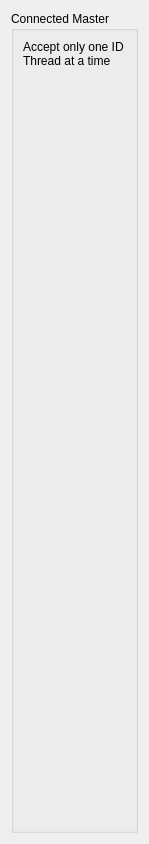
             <widget class="QWidget" name="scrollAreaWidgetContentsSingleThread">
              <property name="geometry">
               <rect>
                <x>0</x>
                <y>0</y>
                <width>131</width>
                <height>844</height>
               </rect>
              </property>
              <layout class="QHBoxLayout" name="horizontalLayoutSingleThread">
               <item>
                <widget class="QGroupBox" name="groupBoxSingleThread">
                 <property name="title">
                  <string>Connected Master</string>
                 </property>
                 <layout class="QVBoxLayout" name="verticalLayoutSingleThread">
                  <item>
                   <widget class="QLabel" name="labelSingleThread">
                    <property name="text">
                     <string>Accept only one ID Thread at a time</string>
                    </property>
                    <property name="wordWrap">
                     <bool>true</bool>
                    </property>
                   </widget>
                  </item>
                  <item>
                   <widget class="MdtGui::LabeledCheckbox" name="C_M_AXI_SINGLE_THREAD_1">
                    <property name="Hidden">
                     <bool>true</bool>
                    </property>
                   </widget>
                  </item>
                  <item>
                   <widget class="MdtGui::LabeledCheckbox" name="C_M_AXI_SINGLE_THREAD_2">
                    <property name="Hidden">
                     <bool>true</bool>
                    </property>
                   </widget>
                  </item>
                  <item>
                   <widget class="MdtGui::LabeledCheckbox" name="C_M_AXI_SINGLE_THREAD_3">
                    <property name="Hidden">
                     <bool>true</bool>
                    </property>
                   </widget>
                  </item>
                  <item>
                   <widget class="MdtGui::LabeledCheckbox" name="C_M_AXI_SINGLE_THREAD_4">
                    <property name="Hidden">
                     <bool>true</bool>
                    </property>
                   </widget>
                  </item>
                  <item>
                   <widget class="MdtGui::LabeledCheckbox" name="C_M_AXI_SINGLE_THREAD_5">
                    <property name="Hidden">
                     <bool>true</bool>
                    </property>
                   </widget>
                  </item>
                  <item>
                   <widget class="MdtGui::LabeledCheckbox" name="C_M_AXI_SINGLE_THREAD_6">
                    <property name="Hidden">
                     <bool>true</bool>
                    </property>
                   </widget>
                  </item>
                  <item>
                   <widget class="MdtGui::LabeledCheckbox" name="C_M_AXI_SINGLE_THREAD_7">
                    <property name="Hidden">
                     <bool>true</bool>
                    </property>
                   </widget>
                  </item>
                  <item>
                   <widget class="MdtGui::LabeledCheckbox" name="C_M_AXI_SINGLE_THREAD_8">
                    <property name="Hidden">
                     <bool>true</bool>
                    </property>
                   </widget>
                  </item>
                  <item>
                   <widget class="MdtGui::LabeledCheckbox" name="C_M_AXI_SINGLE_THREAD_9">
                    <property name="Hidden">
                     <bool>true</bool>
                    </property>
                   </widget>
                  </item>
                  <item>
                   <widget class="MdtGui::LabeledCheckbox" name="C_M_AXI_SINGLE_THREAD_10">
                    <property name="Hidden">
                     <bool>true</bool>
                    </property>
                   </widget>
                  </item>
                  <item>
                   <widget class="MdtGui::LabeledCheckbox" name="C_M_AXI_SINGLE_THREAD_11">
                    <property name="Hidden">
                     <bool>true</bool>
                    </property>
                   </widget>
                  </item>
                  <item>
                   <widget class="MdtGui::LabeledCheckbox" name="C_M_AXI_SINGLE_THREAD_12">
                    <property name="Hidden">
                     <bool>true</bool>
                    </property>
                   </widget>
                  </item>
                  <item>
                   <widget class="MdtGui::LabeledCheckbox" name="C_M_AXI_SINGLE_THREAD_13">
                    <property name="Hidden">
                     <bool>true</bool>
                    </property>
                   </widget>
                  </item>
                  <item>
                   <widget class="MdtGui::LabeledCheckbox" name="C_M_AXI_SINGLE_THREAD_14">
                    <property name="Hidden">
                     <bool>true</bool>
                    </property>
                   </widget>
                  </item>
                  <item>
                   <widget class="MdtGui::LabeledCheckbox" name="C_M_AXI_SINGLE_THREAD_15">
                    <property name="Hidden">
                     <bool>true</bool>
                    </property>
                   </widget>
                  </item>
                  <item>
                   <widget class="MdtGui::LabeledCheckbox" name="C_M_AXI_SINGLE_THREAD_16">
                    <property name="Hidden">
                     <bool>true</bool>
                    </property>
                   </widget>
                  </item>
                  <item>
                   <spacer name="verticalSpacer_24">
                    <property name="orientation">
                     <enum>Qt::Vertical</enum>
                    </property>
                    <property name="sizeHint" stdset="0">
                     <size>
                      <width>20</width>
                      <height>40</height>
                     </size>
                    </property>
                   </spacer>
                  </item>
                 </layout>
                </widget>
               </item>
              </layout>
             </widget>
